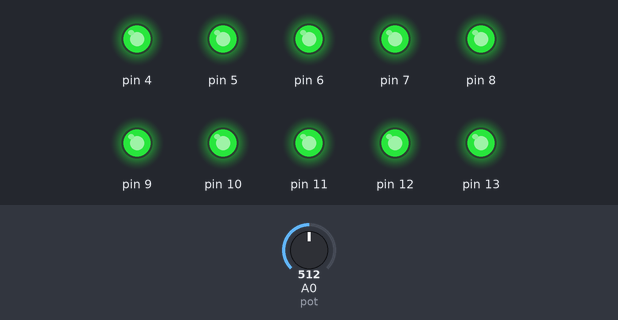
The sketch below on a simulated Arduino Uno, built with avr-gcc and run on an emulated ATmega328P. Shown: output pins drawn as LEDs (lit = HIGH). Inputs (shaded band) come from the test bench; at power-on: A0 (pot) = 512.

Above: at 1.2 s.
1.3 s: A0 (pot) set to 0
At 2.5 s:
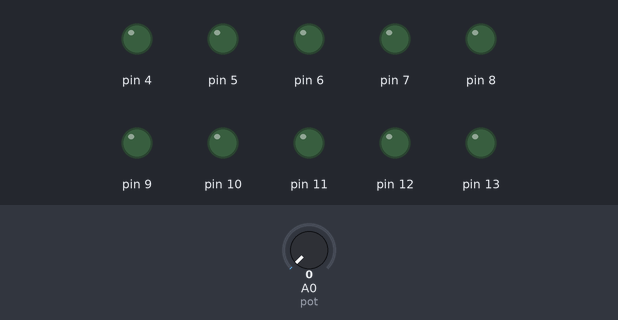
2.8 s: A0 (pot) set to 23
At 3.6 s:
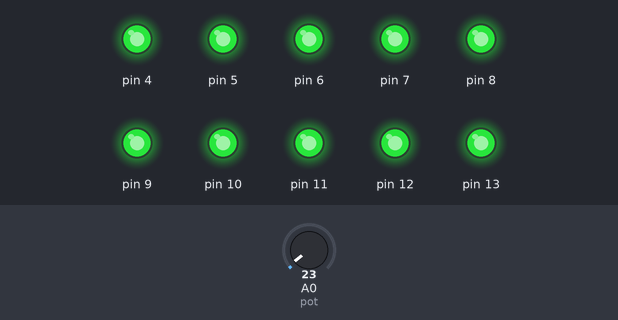
Timing chart, 0 to 5.8 s (numbered marks = the images above; inputs shaded):
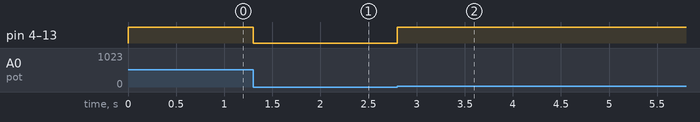

The sketch:

sketch.ino
```cpp
int pot = A0;
int n;

void setup() {
  for(int i=4;i<=13;i++){
    pinMode(i, OUTPUT);
  }
}

void loop() {
  n = analogRead(pot);
  for(int i=4;i<=13;i++){
    if(i < 4+n) digitalWrite(i, HIGH);
    else digitalWrite(i, LOW);
  }
}
```

Measured:
- after the input at 1.3 s, pin 4–13: HIGH → LOW at once
- after the input at 2.8 s, pin 4–13: LOW → HIGH at once
